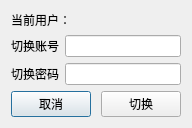
<?xml version="1.0" encoding="UTF-8"?>
<ui version="4.0">
 <class>frmUserChange</class>
 <widget class="QDialog" name="frmUserChange">
  <property name="geometry">
   <rect>
    <x>0</x>
    <y>0</y>
    <width>180</width>
    <height>113</height>
   </rect>
  </property>
  <property name="windowTitle">
   <string>Dialog</string>
  </property>
  <layout class="QGridLayout" name="gridLayout_2">
   <item row="0" column="0">
    <layout class="QGridLayout" name="gridLayout">
     <item row="2" column="0">
      <widget class="QLabel" name="lab_user">
       <property name="text">
        <string>切换账号</string>
       </property>
      </widget>
     </item>
     <item row="0" column="0" colspan="2">
      <widget class="QLabel" name="lab_Currentuser">
       <property name="sizePolicy">
        <sizepolicy hsizetype="Preferred" vsizetype="Fixed">
         <horstretch>0</horstretch>
         <verstretch>0</verstretch>
        </sizepolicy>
       </property>
       <property name="text">
        <string>当前用户：</string>
       </property>
      </widget>
     </item>
     <item row="3" column="0">
      <widget class="QLabel" name="lab_password">
       <property name="text">
        <string>切换密码</string>
       </property>
      </widget>
     </item>
     <item row="4" column="0" colspan="2">
      <widget class="QWidget" name="widget" native="true">
       <property name="sizePolicy">
        <sizepolicy hsizetype="Preferred" vsizetype="Fixed">
         <horstretch>0</horstretch>
         <verstretch>0</verstretch>
        </sizepolicy>
       </property>
       <layout class="QHBoxLayout" name="horizontalLayout">
        <property name="spacing">
         <number>10</number>
        </property>
        <property name="leftMargin">
         <number>0</number>
        </property>
        <property name="topMargin">
         <number>0</number>
        </property>
        <property name="rightMargin">
         <number>0</number>
        </property>
        <property name="bottomMargin">
         <number>0</number>
        </property>
        <item>
         <widget class="QPushButton" name="btn_cancel">
          <property name="text">
           <string>取消</string>
          </property>
         </widget>
        </item>
        <item>
         <widget class="QPushButton" name="btn_ok">
          <property name="text">
           <string>切换</string>
          </property>
         </widget>
        </item>
       </layout>
      </widget>
     </item>
     <item row="3" column="1">
      <widget class="QLineEdit" name="txt_password"/>
     </item>
     <item row="2" column="1">
      <widget class="QLineEdit" name="txt_user">
       <property name="echoMode">
        <enum>QLineEdit::Normal</enum>
       </property>
      </widget>
     </item>
    </layout>
   </item>
  </layout>
 </widget>
 <resources/>
 <connections/>
</ui>
